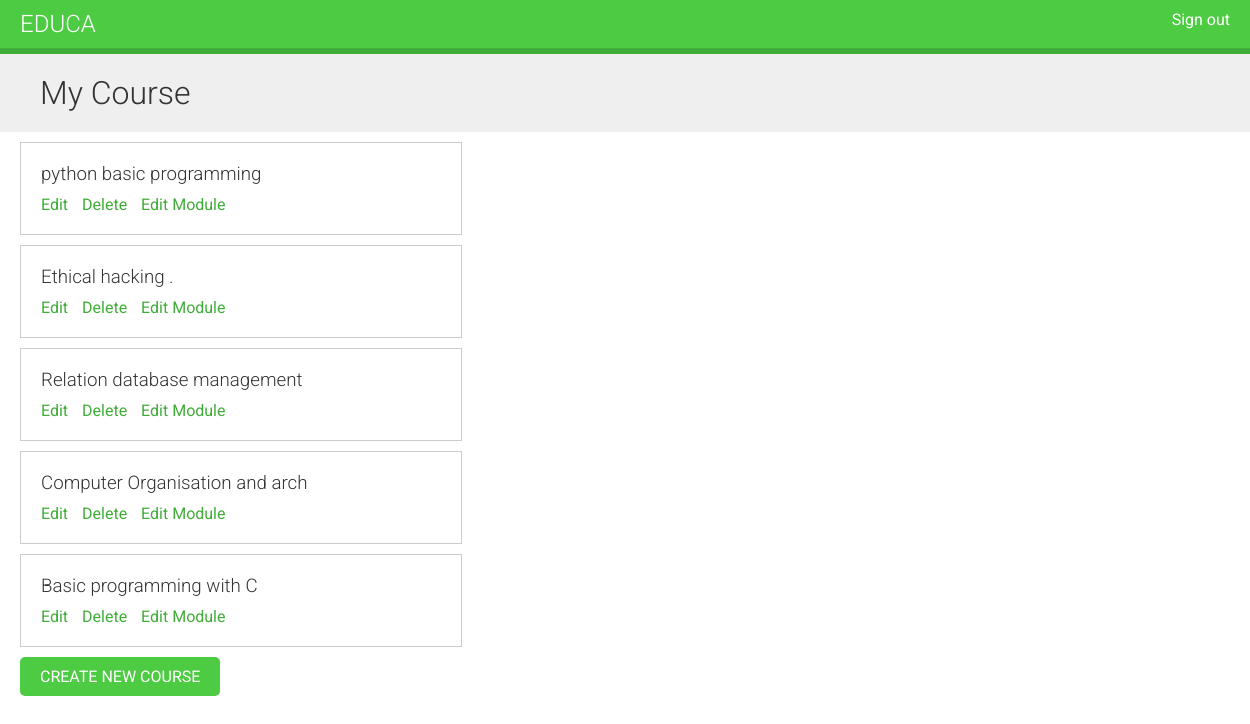
The page /course/mine/ (signed in) on the database its author committed.
### courses/models.py (models this page shows, shortened)
class Course(models.Model):
    owner = models.ForeignKey(User,
                              related_name='course_created',
                              on_delete=models.CASCADE)
    subject = models.ForeignKey(Subject,
                                related_name='courses',
                                on_delete=models.CASCADE)
    title = models.CharField(max_length=150)
    slug = models.SlugField(max_length=150,unique=True)
    overview = models.TextField()
    created = models.DateTimeField(auto_now_add=True)
    class Meta:
        ordering = ['-created']

### courses/views.py (the view)
class ManageCourseListView(OwnerCourseMixin, ListView):
    template_name = 'courses/manage/course/list.html'
    permission_required = 'courses.view_course'

### courses/views.py (called while the page is built)
    def get_queryset(self):
        qs = super().get_queryset()
        return qs.filter(owner = self.request.user)

### courses/templates/courses/manage/course/list.html (shortened to what this page needs)
{% extends "base.html" %}
{% block content %}
   <h1>My Course</h1>
   <div class="module">
   {% for course in object_list %}
     <div class="course-info">
       <h3>{{ course.title }}</h3>
       <p>
         <a href="{% url "course_edit" course.id %}">Edit</a>
         <a href="{% url "course_delete" course.id %}">Delete</a>
         <a href="{% url "course_module_update" course.id %}">Edit Module</a>
       </p>
     </div>
    {% empty %}
    <p>You have not created any course .</p>
   {% endfor %}
   <p>
     <a href="{% url "course_create" %}" class="button">Create new Course</a>
   </p>
   </div>
{% endblock %}

### courses/static/css/base.css (style rules this page uses)
body { margin:0; font-family:'Roboto', sans-serif; font-weight:400; color:#333; }
a { color:#3fad37; text-decoration:none; }
h1, h2, h3, h4, h5, h6 { font-family:'Roboto', sans-serif; font-weight:300; }
h1 { background:#efefef; width:100%; overflow:auto; padding:20px 0 20px 40px; margin:0; }
.module { padding:10px 20px; float:left; width:600px; }
.module h3 { margin:20px 0 0; padding:0; width:100%; }
.module p { margin:10px 0 20px; width:100%; float:left; }
input[type=submit], a.button { border-radius:5px; background:#4dcc43; color:#fff; font-size:16px; text-transform:uppercase; border:none; padding:10px 20px; margin:20px 0; }
.course-info { border:1px solid #ccc; padding:0 20px; margin-bottom:10px; width:400px; overflow:auto; }
.course-info a { margin-right:10px; }

### rows shown on the page
Course: title "python basic programming"
Course: title "Ethical hacking ."
Course: title "Relation database management"
Course: title "Computer Organisation and arch"
Course: title "Basic programming with C"
